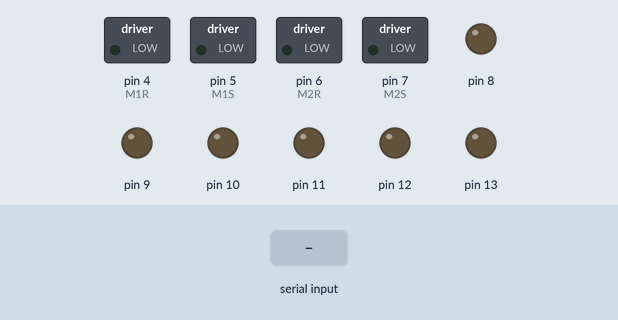
The sketch below on a simulated Arduino Uno, built with avr-gcc and run on an emulated ATmega328P. Parts: switched loads named in the sketch (green lamp = pin HIGH), output pins drawn as LEDs (lit = HIGH). Inputs (shaded band) come from the test bench. What the sketch prints to the serial monitor is not drawn.

Above: at 1.2 s.
1.3 s: "p" received over the second serial link
At 3.1 s:
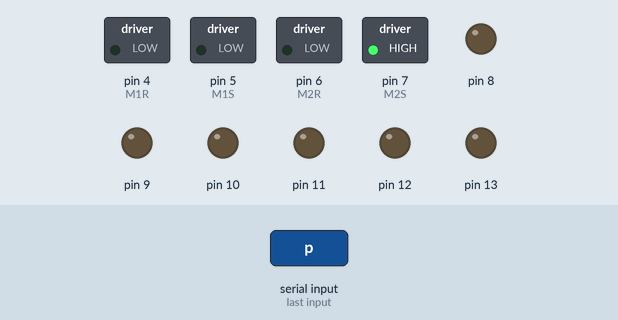
3.7 s: "1" received over the second serial link
5.2 s: "c" received over the second serial link
At 6.4 s:
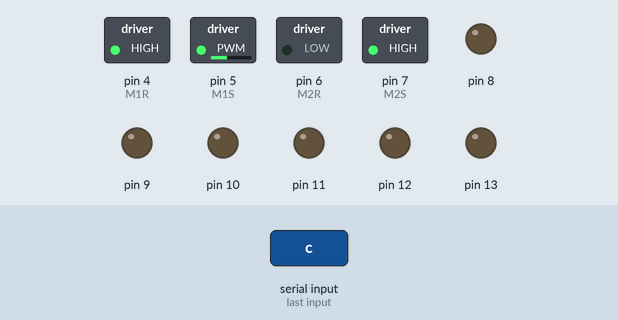
6.7 s: "6" received over the second serial link
At 8.8 s:
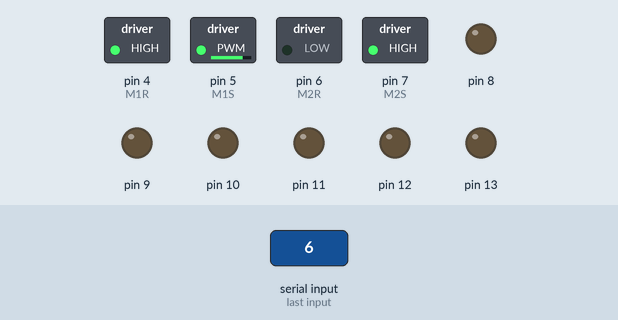
9.7 s: "5" received over the second serial link
At 11.1 s:
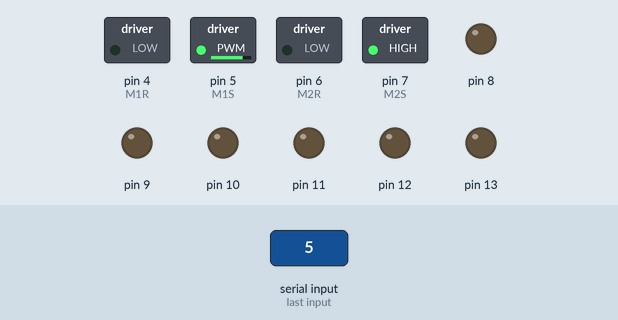
Timing chart, 0 to 13.2 s (numbered marks = the images above; inputs shaded):
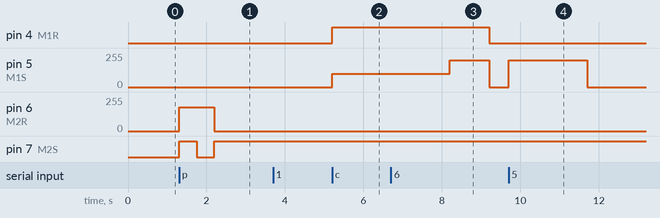

Measured:
- after the input at 1.3 s, pin 6 (M2R): 0/255 → 180/255 at once, → 0/255 0.90 s later; pin 7 (M2S): LOW → HIGH at once, → LOW 0.45 s later, → HIGH 0.45 s later
- after the input at 5.2 s, pin 4 (M1R): LOW → HIGH at once; pin 5 (M1S): 0/255 → 100/255 at once
- after the input at 6.7 s, pin 4 (M1R): HIGH → LOW after 2.5 s instead of 1.5 s; pin 5 (M1S): 100/255 → 200/255 after 1.5 s, → 0/255 1.0 s later
- after the input at 9.7 s, pin 5 (M1S): 0/255 → 200/255 at once, → 0/255 2.0 s later

The sketch:

LegoMotorX.ino
```cpp
#include <SoftwareSerial.h>

SoftwareSerial mySerial(2,3);

int M2R = 6;
int M2S = 7;
int M1R = 4;
int M1S = 5;
int robotX = 1;

char currentCommand = 'n';
unsigned long startTime = millis();

void setup() {
  for(int i=0; i<=13; i++){
    if (!(i==2||i==3)) {
     pinMode(i, OUTPUT);
    }
  }
  pinMode(A0, INPUT);

  Serial.begin(9600);

  mySerial.begin(9600);
}

void Motor2(int pwm, boolean links){
  analogWrite(M2R, pwm);
  if(links){
    digitalWrite(M2S, HIGH);
  } else {
    digitalWrite(M2S, LOW);
  }
}

void Motor1(int pwm, boolean links){
  analogWrite(M1S, pwm);
  if(links){
    digitalWrite(M1R, HIGH);
  } else {
    digitalWrite(M1R, LOW);
  }
}

void duw(){
  if(millis() - startTime <= 450){
    Motor2(180, true);
  }else if(millis() - startTime <= 900){
    Motor2(180, false);
  }else{
    currentCommand = 'n';
    Motor2(0, true);
    mySerial.write('e');
    delay(500);
  }
}

void gaan(int schap){
  bool richting = (robotX - schap) > 0;
  int runtime = (robotX - schap) * 500;

  // make positive
  if(!richting){
    runtime = runtime * -1;
  }

  if(millis() - startTime <= runtime){
    Motor1(200, richting);
  }else{
    currentCommand = 'n';
    mySerial.write('e');
    Motor1(0, false);
    robotX = schap;
  }
}

void loop() {
  // Check for mySerial commands. (Override)
  if (mySerial.available()){
    if(currentCommand == 'n'){ // als er op dit moment geen commando gegeven word
      char c = mySerial.read();

      Serial.write(c);

      if(c == 'p' || c == '1' || c == '2'|| c == '3'|| c == '4'|| c == '5' || c == '6'|| c == '7'|| c=='c'){            // lijst van geverifieerde commandos
        currentCommand = c;

        startTime = millis();
      }
    }
  }

  // execute commands for x as
  switch (currentCommand)
  {
    case 'p':
      duw();
    break;
    case '1':
      gaan(1);
    break;
    case '2':
      gaan(2);
    break;
    case '3':
      gaan(3);
    break;
    case '4':
      gaan(4);
    break;
    case '5':
      gaan(5);
    break;
    case '6':
      Motor1(200, true);
      delay(1000);
      Motor1(0, false);
      currentCommand = 'n';
      mySerial.write('e');
    break;
    case '7':
      Motor1(200, false);
      delay(1000);
      Motor1(0, false);
      currentCommand = 'n';
      mySerial.write('e');
    break;
    case 'c':
      Motor1(100, true);
      delay(3000);
      currentCommand = 'n';
      mySerial.write('e');
      Motor1(0, false);
    break;
    default:
      break;
  }
}
```
